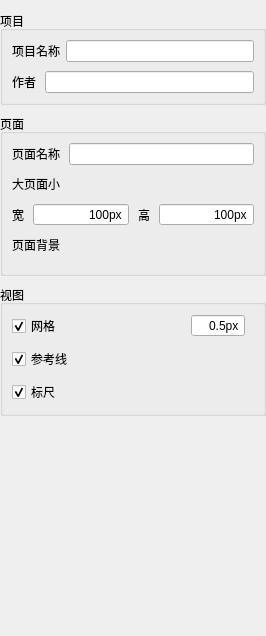
<?xml version="1.0" encoding="UTF-8"?>
<ui version="4.0">
 <class>ProjectPropertyForm</class>
 <widget class="QWidget" name="ProjectPropertyForm">
  <property name="geometry">
   <rect>
    <x>0</x>
    <y>0</y>
    <width>266</width>
    <height>636</height>
   </rect>
  </property>
  <property name="sizePolicy">
   <sizepolicy hsizetype="Preferred" vsizetype="Minimum">
    <horstretch>0</horstretch>
    <verstretch>0</verstretch>
   </sizepolicy>
  </property>
  <property name="windowTitle">
   <string>Form</string>
  </property>
  <layout class="QVBoxLayout" name="verticalLayout_6" stretch="0,0,0,0">
   <property name="spacing">
    <number>9</number>
   </property>
   <property name="sizeConstraint">
    <enum>QLayout::SizeConstraint::SetNoConstraint</enum>
   </property>
   <property name="leftMargin">
    <number>0</number>
   </property>
   <property name="rightMargin">
    <number>0</number>
   </property>
   <item>
    <widget class="QGroupBox" name="projectBox">
     <property name="sizePolicy">
      <sizepolicy hsizetype="Ignored" vsizetype="Preferred">
       <horstretch>0</horstretch>
       <verstretch>0</verstretch>
      </sizepolicy>
     </property>
     <property name="title">
      <string>项目</string>
     </property>
     <layout class="QVBoxLayout" name="verticalLayout_3">
      <property name="spacing">
       <number>9</number>
      </property>
      <property name="topMargin">
       <number>9</number>
      </property>
      <property name="bottomMargin">
       <number>9</number>
      </property>
      <item>
       <layout class="QHBoxLayout" name="horizontalLayout">
        <property name="spacing">
         <number>6</number>
        </property>
        <item>
         <widget class="QLabel" name="label">
          <property name="sizePolicy">
           <sizepolicy hsizetype="Fixed" vsizetype="Preferred">
            <horstretch>0</horstretch>
            <verstretch>0</verstretch>
           </sizepolicy>
          </property>
          <property name="text">
           <string>项目名称</string>
          </property>
         </widget>
        </item>
        <item>
         <widget class="QLineEdit" name="projectName">
          <property name="sizePolicy">
           <sizepolicy hsizetype="Preferred" vsizetype="Fixed">
            <horstretch>0</horstretch>
            <verstretch>0</verstretch>
           </sizepolicy>
          </property>
         </widget>
        </item>
       </layout>
      </item>
      <item>
       <layout class="QHBoxLayout" name="horizontalLayout_3">
        <item>
         <widget class="QLabel" name="label_3">
          <property name="sizePolicy">
           <sizepolicy hsizetype="Fixed" vsizetype="Preferred">
            <horstretch>0</horstretch>
            <verstretch>0</verstretch>
           </sizepolicy>
          </property>
          <property name="text">
           <string>作者</string>
          </property>
         </widget>
        </item>
        <item>
         <widget class="QLineEdit" name="author">
          <property name="sizePolicy">
           <sizepolicy hsizetype="Preferred" vsizetype="Fixed">
            <horstretch>0</horstretch>
            <verstretch>0</verstretch>
           </sizepolicy>
          </property>
         </widget>
        </item>
       </layout>
      </item>
     </layout>
    </widget>
   </item>
   <item>
    <widget class="QGroupBox" name="pageBox">
     <property name="sizePolicy">
      <sizepolicy hsizetype="Ignored" vsizetype="Preferred">
       <horstretch>0</horstretch>
       <verstretch>0</verstretch>
      </sizepolicy>
     </property>
     <property name="title">
      <string>页面</string>
     </property>
     <layout class="QVBoxLayout" name="verticalLayout_2">
      <property name="spacing">
       <number>9</number>
      </property>
      <property name="topMargin">
       <number>9</number>
      </property>
      <property name="bottomMargin">
       <number>9</number>
      </property>
      <item>
       <layout class="QHBoxLayout" name="horizontalLayout_2">
        <item>
         <widget class="QLabel" name="label_2">
          <property name="sizePolicy">
           <sizepolicy hsizetype="Fixed" vsizetype="Preferred">
            <horstretch>0</horstretch>
            <verstretch>0</verstretch>
           </sizepolicy>
          </property>
          <property name="text">
           <string>页面名称</string>
          </property>
         </widget>
        </item>
        <item>
         <widget class="QLineEdit" name="pageName">
          <property name="sizePolicy">
           <sizepolicy hsizetype="Preferred" vsizetype="Fixed">
            <horstretch>0</horstretch>
            <verstretch>0</verstretch>
           </sizepolicy>
          </property>
         </widget>
        </item>
       </layout>
      </item>
      <item>
       <layout class="QHBoxLayout" name="horizontalLayout_6">
        <item>
         <widget class="QLabel" name="label_4">
          <property name="text">
           <string>大页面小</string>
          </property>
         </widget>
        </item>
        <item>
         <spacer name="horizontalSpacer_2">
          <property name="orientation">
           <enum>Qt::Orientation::Horizontal</enum>
          </property>
          <property name="sizeHint" stdset="0">
           <size>
            <width>40</width>
            <height>20</height>
           </size>
          </property>
         </spacer>
        </item>
       </layout>
      </item>
      <item>
       <layout class="QHBoxLayout" name="horizontalLayout_4">
        <item>
         <widget class="QLabel" name="label_6">
          <property name="sizePolicy">
           <sizepolicy hsizetype="Fixed" vsizetype="Preferred">
            <horstretch>0</horstretch>
            <verstretch>0</verstretch>
           </sizepolicy>
          </property>
          <property name="text">
           <string>宽</string>
          </property>
         </widget>
        </item>
        <item>
         <widget class="QSpinBox" name="pageWidth">
          <property name="sizePolicy">
           <sizepolicy hsizetype="Preferred" vsizetype="Minimum">
            <horstretch>0</horstretch>
            <verstretch>0</verstretch>
           </sizepolicy>
          </property>
          <property name="maximumSize">
           <size>
            <width>16777215</width>
            <height>16777215</height>
           </size>
          </property>
          <property name="alignment">
           <set>Qt::AlignmentFlag::AlignRight|Qt::AlignmentFlag::AlignTrailing|Qt::AlignmentFlag::AlignVCenter</set>
          </property>
          <property name="buttonSymbols">
           <enum>QAbstractSpinBox::ButtonSymbols::NoButtons</enum>
          </property>
          <property name="suffix">
           <string>px</string>
          </property>
          <property name="minimum">
           <number>100</number>
          </property>
          <property name="maximum">
           <number>16777215</number>
          </property>
         </widget>
        </item>
        <item>
         <widget class="QLabel" name="label_5">
          <property name="sizePolicy">
           <sizepolicy hsizetype="Fixed" vsizetype="Preferred">
            <horstretch>0</horstretch>
            <verstretch>0</verstretch>
           </sizepolicy>
          </property>
          <property name="text">
           <string>高</string>
          </property>
         </widget>
        </item>
        <item>
         <widget class="QSpinBox" name="pageHeight">
          <property name="sizePolicy">
           <sizepolicy hsizetype="Preferred" vsizetype="Minimum">
            <horstretch>0</horstretch>
            <verstretch>0</verstretch>
           </sizepolicy>
          </property>
          <property name="wrapping">
           <bool>false</bool>
          </property>
          <property name="alignment">
           <set>Qt::AlignmentFlag::AlignRight|Qt::AlignmentFlag::AlignTrailing|Qt::AlignmentFlag::AlignVCenter</set>
          </property>
          <property name="buttonSymbols">
           <enum>QAbstractSpinBox::ButtonSymbols::NoButtons</enum>
          </property>
          <property name="suffix">
           <string>px</string>
          </property>
          <property name="minimum">
           <number>100</number>
          </property>
          <property name="maximum">
           <number>16777215</number>
          </property>
         </widget>
        </item>
       </layout>
      </item>
      <item>
       <layout class="QHBoxLayout" name="horizontalLayout_7">
        <item>
         <widget class="QLabel" name="label_7">
          <property name="text">
           <string>页面背景</string>
          </property>
         </widget>
        </item>
        <item>
         <spacer name="horizontalSpacer_3">
          <property name="orientation">
           <enum>Qt::Orientation::Horizontal</enum>
          </property>
          <property name="sizeHint" stdset="0">
           <size>
            <width>40</width>
            <height>20</height>
           </size>
          </property>
         </spacer>
        </item>
       </layout>
      </item>
      <item>
       <layout class="QHBoxLayout" name="horizontalLayout_8">
        <item>
         <widget class="FillProperty" name="fillProperty">
          <property name="fill" stdset="0">
           <bool>true</bool>
          </property>
          <property name="brushStyle">
           <enum>Qt::BrushStyle::SolidPattern</enum>
          </property>
          <property name="baseColor">
           <color>
            <red>24</red>
            <green>20</green>
            <blue>29</blue>
           </color>
          </property>
         </widget>
        </item>
       </layout>
      </item>
     </layout>
    </widget>
   </item>
   <item>
    <widget class="QGroupBox" name="viewBox">
     <property name="sizePolicy">
      <sizepolicy hsizetype="Ignored" vsizetype="Preferred">
       <horstretch>0</horstretch>
       <verstretch>0</verstretch>
      </sizepolicy>
     </property>
     <property name="title">
      <string>视图</string>
     </property>
     <layout class="QVBoxLayout" name="verticalLayout_5">
      <property name="spacing">
       <number>9</number>
      </property>
      <property name="topMargin">
       <number>9</number>
      </property>
      <property name="bottomMargin">
       <number>9</number>
      </property>
      <item>
       <layout class="QHBoxLayout" name="horizontalLayout_5">
        <item>
         <widget class="QCheckBox" name="showGrid">
          <property name="sizePolicy">
           <sizepolicy hsizetype="Fixed" vsizetype="Fixed">
            <horstretch>0</horstretch>
            <verstretch>0</verstretch>
           </sizepolicy>
          </property>
          <property name="text">
           <string>网格</string>
          </property>
          <property name="checked">
           <bool>true</bool>
          </property>
         </widget>
        </item>
        <item>
         <spacer name="horizontalSpacer">
          <property name="orientation">
           <enum>Qt::Orientation::Horizontal</enum>
          </property>
          <property name="sizeHint" stdset="0">
           <size>
            <width>40</width>
            <height>20</height>
           </size>
          </property>
         </spacer>
        </item>
        <item>
         <widget class="QDoubleSpinBox" name="lineWidth">
          <property name="sizePolicy">
           <sizepolicy hsizetype="Preferred" vsizetype="Fixed">
            <horstretch>0</horstretch>
            <verstretch>0</verstretch>
           </sizepolicy>
          </property>
          <property name="alignment">
           <set>Qt::AlignmentFlag::AlignRight|Qt::AlignmentFlag::AlignTrailing|Qt::AlignmentFlag::AlignVCenter</set>
          </property>
          <property name="buttonSymbols">
           <enum>QAbstractSpinBox::ButtonSymbols::NoButtons</enum>
          </property>
          <property name="suffix">
           <string>px</string>
          </property>
          <property name="decimals">
           <number>1</number>
          </property>
          <property name="minimum">
           <double>0.500000000000000</double>
          </property>
          <property name="singleStep">
           <double>0.500000000000000</double>
          </property>
         </widget>
        </item>
        <item>
         <widget class="ColorPicker" name="lineColor">
          <property name="sizePolicy">
           <sizepolicy hsizetype="Fixed" vsizetype="Fixed">
            <horstretch>0</horstretch>
            <verstretch>0</verstretch>
           </sizepolicy>
          </property>
          <property name="color">
           <color>
            <red>33</red>
            <green>33</green>
            <blue>33</blue>
           </color>
          </property>
         </widget>
        </item>
       </layout>
      </item>
      <item>
       <widget class="QCheckBox" name="showRefLine">
        <property name="sizePolicy">
         <sizepolicy hsizetype="Preferred" vsizetype="Fixed">
          <horstretch>0</horstretch>
          <verstretch>0</verstretch>
         </sizepolicy>
        </property>
        <property name="text">
         <string>参考线</string>
        </property>
        <property name="checked">
         <bool>true</bool>
        </property>
       </widget>
      </item>
      <item>
       <widget class="QCheckBox" name="showRuer">
        <property name="sizePolicy">
         <sizepolicy hsizetype="Preferred" vsizetype="Fixed">
          <horstretch>0</horstretch>
          <verstretch>0</verstretch>
         </sizepolicy>
        </property>
        <property name="text">
         <string>标尺</string>
        </property>
        <property name="checked">
         <bool>true</bool>
        </property>
       </widget>
      </item>
     </layout>
    </widget>
   </item>
   <item>
    <spacer name="verticalSpacer">
     <property name="orientation">
      <enum>Qt::Orientation::Vertical</enum>
     </property>
     <property name="sizeHint" stdset="0">
      <size>
       <width>20</width>
       <height>40</height>
      </size>
     </property>
    </spacer>
   </item>
  </layout>
 </widget>
 <customwidgets>
  <customwidget>
   <class>ColorPicker</class>
   <extends>QWidget</extends>
   <header>colorpicker.h</header>
  </customwidget>
  <customwidget>
   <class>FillProperty</class>
   <extends>QWidget</extends>
   <header>fillproperty.h</header>
  </customwidget>
 </customwidgets>
 <resources/>
 <connections/>
</ui>
